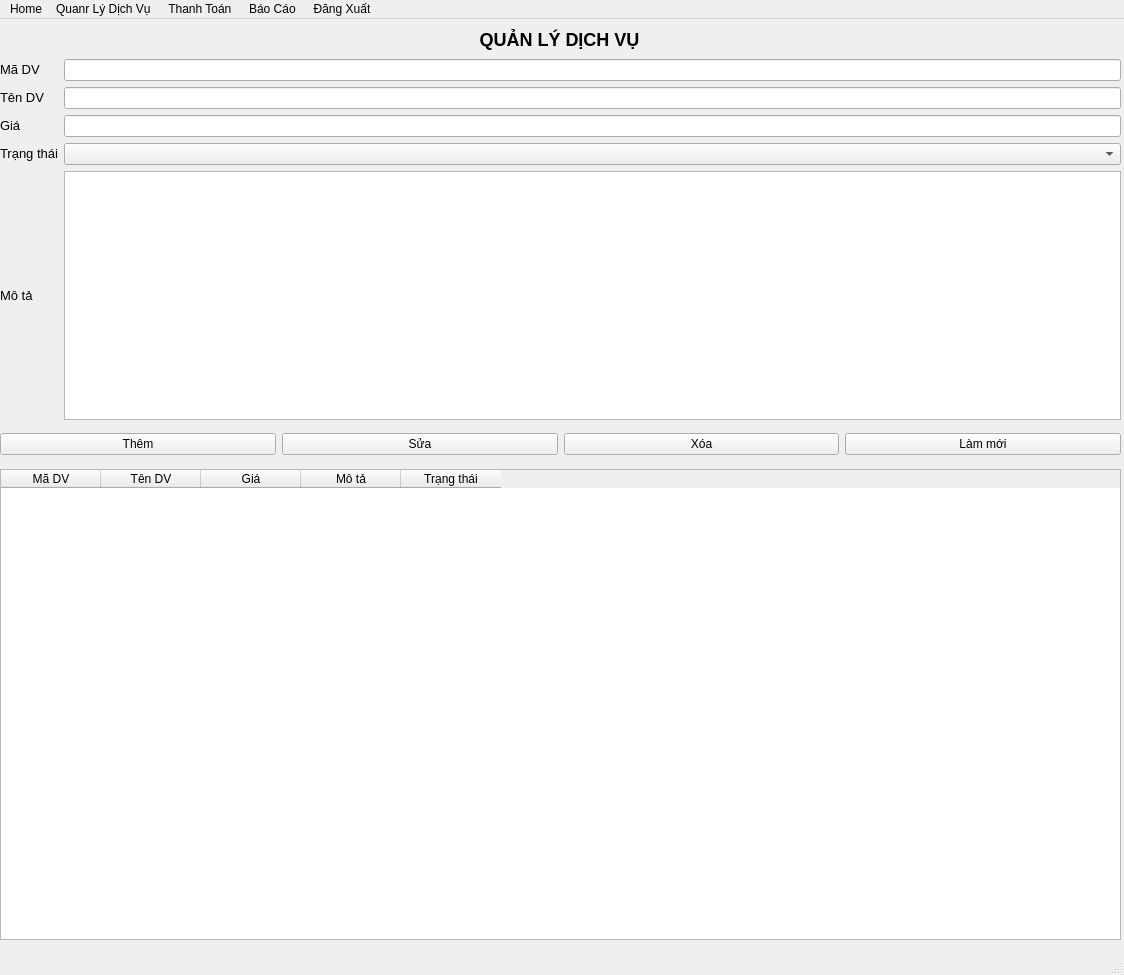
<?xml version="1.0" encoding="UTF-8"?>
<ui version="4.0">
 <class>MainWindow</class>
 <widget class="QMainWindow" name="MainWindow">
  <property name="geometry">
   <rect>
    <x>0</x>
    <y>0</y>
    <width>1124</width>
    <height>975</height>
   </rect>
  </property>
  <property name="windowTitle">
   <string>MainWindow</string>
  </property>
  <widget class="QWidget" name="centralwidget">
   <widget class="QTableWidget" name="tableDichVu">
    <property name="geometry">
     <rect>
      <x>0</x>
      <y>450</y>
      <width>1121</width>
      <height>471</height>
     </rect>
    </property>
    <property name="columnCount">
     <number>5</number>
    </property>
    <column>
     <property name="text">
      <string>Mã DV</string>
     </property>
    </column>
    <column>
     <property name="text">
      <string>Tên DV</string>
     </property>
    </column>
    <column>
     <property name="text">
      <string>Giá</string>
     </property>
    </column>
    <column>
     <property name="text">
      <string>Mô tả</string>
     </property>
    </column>
    <column>
     <property name="text">
      <string>Trạng thái</string>
     </property>
    </column>
   </widget>
   <widget class="QWidget" name="layoutWidget">
    <property name="geometry">
     <rect>
      <x>0</x>
      <y>410</y>
      <width>1121</width>
      <height>30</height>
     </rect>
    </property>
    <layout class="QHBoxLayout">
     <item>
      <widget class="QPushButton" name="btnThem">
       <property name="text">
        <string>Thêm</string>
       </property>
      </widget>
     </item>
     <item>
      <widget class="QPushButton" name="btnSua">
       <property name="text">
        <string>Sửa</string>
       </property>
      </widget>
     </item>
     <item>
      <widget class="QPushButton" name="btnXoa">
       <property name="text">
        <string>Xóa</string>
       </property>
      </widget>
     </item>
     <item>
      <widget class="QPushButton" name="btnLamMoi">
       <property name="text">
        <string>Làm mới</string>
       </property>
      </widget>
     </item>
    </layout>
   </widget>
   <widget class="QLabel" name="label">
    <property name="geometry">
     <rect>
      <x>-1</x>
      <y>0</y>
      <width>1121</width>
      <height>41</height>
     </rect>
    </property>
    <property name="styleSheet">
     <string>font-size:18px; font-weight:bold;</string>
    </property>
    <property name="text">
     <string>QUẢN LÝ DỊCH VỤ</string>
    </property>
    <property name="alignment">
     <set>Qt::AlignCenter</set>
    </property>
   </widget>
   <widget class="QWidget" name="layoutWidget_2">
    <property name="geometry">
     <rect>
      <x>0</x>
      <y>40</y>
      <width>1121</width>
      <height>361</height>
     </rect>
    </property>
    <layout class="QGridLayout" name="_2">
     <item row="0" column="0">
      <widget class="QLabel" name="label_5">
       <property name="text">
        <string>&lt;html&gt;&lt;head/&gt;&lt;body&gt;&lt;p&gt;&lt;span style=&quot; font-size:10pt;&quot;&gt;Mã DV&lt;/span&gt;&lt;/p&gt;&lt;/body&gt;&lt;/html&gt;</string>
       </property>
      </widget>
     </item>
     <item row="1" column="1">
      <widget class="QLineEdit" name="txtTenDV"/>
     </item>
     <item row="0" column="1">
      <widget class="QLineEdit" name="txtMaDV"/>
     </item>
     <item row="1" column="0">
      <widget class="QLabel" name="label_6">
       <property name="text">
        <string>&lt;html&gt;&lt;head/&gt;&lt;body&gt;&lt;p&gt;&lt;span style=&quot; font-size:10pt;&quot;&gt;Tên DV&lt;/span&gt;&lt;/p&gt;&lt;/body&gt;&lt;/html&gt;</string>
       </property>
      </widget>
     </item>
     <item row="3" column="1">
      <widget class="QComboBox" name="cbTrangThai"/>
     </item>
     <item row="3" column="0">
      <widget class="QLabel" name="label_3">
       <property name="text">
        <string>&lt;html&gt;&lt;head/&gt;&lt;body&gt;&lt;p&gt;&lt;span style=&quot; font-size:10pt;&quot;&gt;Trạng thái&lt;/span&gt;&lt;/p&gt;&lt;/body&gt;&lt;/html&gt;</string>
       </property>
      </widget>
     </item>
     <item row="2" column="0">
      <widget class="QLabel" name="label_2">
       <property name="text">
        <string>&lt;html&gt;&lt;head/&gt;&lt;body&gt;&lt;p&gt;&lt;span style=&quot; font-size:10pt;&quot;&gt;Giá&lt;/span&gt;&lt;/p&gt;&lt;/body&gt;&lt;/html&gt;</string>
       </property>
      </widget>
     </item>
     <item row="2" column="1">
      <widget class="QLineEdit" name="txtGia"/>
     </item>
     <item row="5" column="1" rowspan="2">
      <widget class="QTextEdit" name="txtMoTa"/>
     </item>
     <item row="5" column="0" rowspan="2">
      <widget class="QLabel" name="label_4">
       <property name="text">
        <string>&lt;html&gt;&lt;head/&gt;&lt;body&gt;&lt;p&gt;&lt;span style=&quot; font-size:10pt;&quot;&gt;Mô tả&lt;/span&gt;&lt;/p&gt;&lt;/body&gt;&lt;/html&gt;</string>
       </property>
      </widget>
     </item>
    </layout>
   </widget>
  </widget>
  <widget class="QMenuBar" name="menubar">
   <property name="geometry">
    <rect>
     <x>0</x>
     <y>0</y>
     <width>1124</width>
     <height>26</height>
    </rect>
   </property>
   <widget class="QMenu" name="menuHome">
    <property name="title">
     <string>Home</string>
    </property>
   </widget>
   <widget class="QMenu" name="menuQuanr_L_D_ch_V">
    <property name="title">
     <string>Quanr Lý Dịch Vụ </string>
    </property>
   </widget>
   <widget class="QMenu" name="menuThanh_To_n">
    <property name="title">
     <string>Thanh Toán </string>
    </property>
   </widget>
   <widget class="QMenu" name="menuB_o_C_o">
    <property name="title">
     <string>Báo Cáo </string>
    </property>
   </widget>
   <widget class="QMenu" name="menu_ng_Xu_t">
    <property name="title">
     <string>Đăng Xuất</string>
    </property>
   </widget>
   <addaction name="menuHome"/>
   <addaction name="menuQuanr_L_D_ch_V"/>
   <addaction name="menuThanh_To_n"/>
   <addaction name="menuB_o_C_o"/>
   <addaction name="menu_ng_Xu_t"/>
  </widget>
  <widget class="QStatusBar" name="statusbar"/>
 </widget>
 <resources/>
 <connections/>
</ui>
